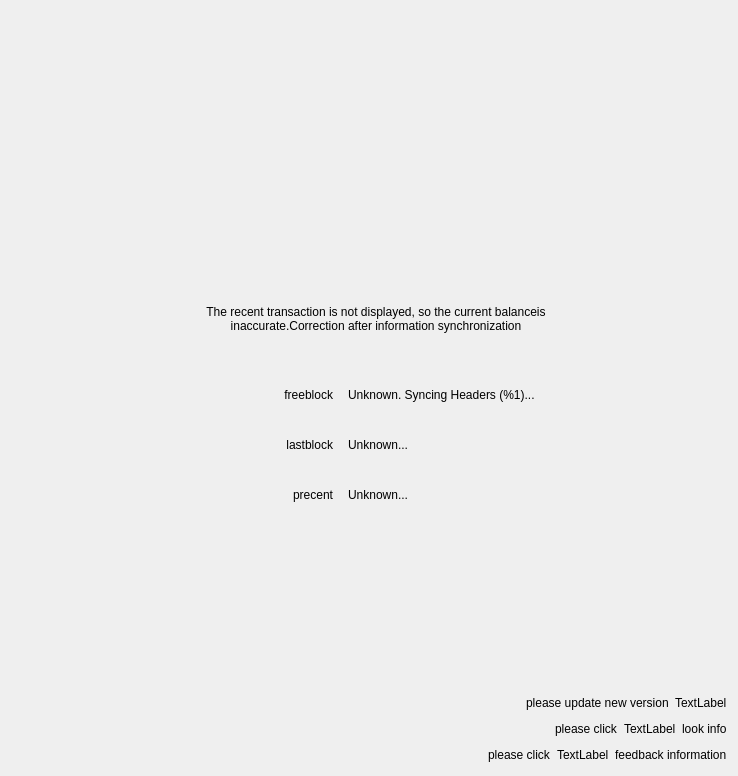
<?xml version="1.0" encoding="UTF-8"?>
<ui version="4.0">
 <class>infowidget</class>
 <widget class="QWidget" name="infowidget">
  <property name="geometry">
   <rect>
    <x>0</x>
    <y>0</y>
    <width>738</width>
    <height>776</height>
   </rect>
  </property>
  <property name="windowTitle">
   <string>Form</string>
  </property>
  <property name="styleSheet">
   <string notr="true">background-color: rgb(255 255, 255);</string>
  </property>
  <layout class="QGridLayout" name="gridLayout_3">
   <item row="0" column="0">
    <layout class="QGridLayout" name="gridLayout_2">
     <item row="0" column="0">
      <spacer name="verticalSpacer_3">
       <property name="orientation">
        <enum>Qt::Vertical</enum>
       </property>
       <property name="sizeHint" stdset="0">
        <size>
         <width>20</width>
         <height>40</height>
        </size>
       </property>
      </spacer>
     </item>
     <item row="1" column="0">
      <widget class="QFrame" name="frame">
       <property name="minimumSize">
        <size>
         <width>0</width>
         <height>350</height>
        </size>
       </property>
       <property name="maximumSize">
        <size>
         <width>16777215</width>
         <height>350</height>
        </size>
       </property>
       <property name="styleSheet">
        <string notr="true">border:none</string>
       </property>
       <property name="frameShape">
        <enum>QFrame::StyledPanel</enum>
       </property>
       <property name="frameShadow">
        <enum>QFrame::Raised</enum>
       </property>
       <layout class="QVBoxLayout" name="verticalLayout_2">
        <item>
         <spacer name="verticalSpacer_2">
          <property name="orientation">
           <enum>Qt::Vertical</enum>
          </property>
          <property name="sizeHint" stdset="0">
           <size>
            <width>20</width>
            <height>40</height>
           </size>
          </property>
         </spacer>
        </item>
        <item>
         <layout class="QHBoxLayout" name="horizontalLayout">
          <item>
           <spacer name="horizontalSpacer">
            <property name="orientation">
             <enum>Qt::Horizontal</enum>
            </property>
            <property name="sizeHint" stdset="0">
             <size>
              <width>195</width>
              <height>20</height>
             </size>
            </property>
           </spacer>
          </item>
          <item>
           <widget class="QLabel" name="warnlabel">
            <property name="minimumSize">
             <size>
              <width>0</width>
              <height>51</height>
             </size>
            </property>
            <property name="maximumSize">
             <size>
              <width>100000</width>
              <height>51</height>
             </size>
            </property>
            <property name="styleSheet">
             <string notr="true"/>
            </property>
            <property name="text">
             <string/>
            </property>
           </widget>
          </item>
          <item>
           <spacer name="horizontalSpacer_2">
            <property name="orientation">
             <enum>Qt::Horizontal</enum>
            </property>
            <property name="sizeHint" stdset="0">
             <size>
              <width>195</width>
              <height>20</height>
             </size>
            </property>
           </spacer>
          </item>
         </layout>
        </item>
        <item>
         <layout class="QHBoxLayout" name="horizontalLayout_2">
          <item>
           <widget class="QLabel" name="label_3">
            <property name="minimumSize">
             <size>
              <width>0</width>
              <height>100</height>
             </size>
            </property>
            <property name="maximumSize">
             <size>
              <width>16777215</width>
              <height>100</height>
             </size>
            </property>
            <property name="text">
             <string/>
            </property>
           </widget>
          </item>
          <item>
           <spacer name="horizontalSpacer_3">
            <property name="orientation">
             <enum>Qt::Horizontal</enum>
            </property>
            <property name="sizeHint" stdset="0">
             <size>
              <width>40</width>
              <height>20</height>
             </size>
            </property>
           </spacer>
          </item>
          <item>
           <widget class="QLabel" name="tiplabel">
            <property name="minimumSize">
             <size>
              <width>438</width>
              <height>120</height>
             </size>
            </property>
            <property name="maximumSize">
             <size>
              <width>438</width>
              <height>100</height>
             </size>
            </property>
            <property name="text">
             <string>The recent transaction is not displayed, so the current balanceis inaccurate.Correction after information synchronization</string>
            </property>
            <property name="alignment">
             <set>Qt::AlignCenter</set>
            </property>
            <property name="wordWrap">
             <bool>true</bool>
            </property>
           </widget>
          </item>
          <item>
           <spacer name="horizontalSpacer_4">
            <property name="orientation">
             <enum>Qt::Horizontal</enum>
            </property>
            <property name="sizeHint" stdset="0">
             <size>
              <width>40</width>
              <height>20</height>
             </size>
            </property>
           </spacer>
          </item>
         </layout>
        </item>
        <item>
         <layout class="QHBoxLayout" name="horizontalLayout_3">
          <item>
           <spacer name="horizontalSpacer_5">
            <property name="orientation">
             <enum>Qt::Horizontal</enum>
            </property>
            <property name="sizeHint" stdset="0">
             <size>
              <width>40</width>
              <height>20</height>
             </size>
            </property>
           </spacer>
          </item>
          <item>
           <layout class="QGridLayout" name="gridLayout">
            <property name="horizontalSpacing">
             <number>15</number>
            </property>
            <property name="verticalSpacing">
             <number>10</number>
            </property>
            <item row="0" column="0">
             <widget class="QLabel" name="freelabel">
              <property name="minimumSize">
               <size>
                <width>130</width>
                <height>40</height>
               </size>
              </property>
              <property name="maximumSize">
               <size>
                <width>130</width>
                <height>40</height>
               </size>
              </property>
              <property name="text">
               <string>freeblock</string>
              </property>
              <property name="alignment">
               <set>Qt::AlignRight|Qt::AlignTrailing|Qt::AlignVCenter</set>
              </property>
             </widget>
            </item>
            <item row="0" column="1">
             <widget class="QLabel" name="BlocksLeft">
              <property name="text">
               <string>Unknown. Syncing Headers (%1)...</string>
              </property>
             </widget>
            </item>
            <item row="1" column="0">
             <widget class="QLabel" name="laselabel">
              <property name="minimumSize">
               <size>
                <width>130</width>
                <height>40</height>
               </size>
              </property>
              <property name="maximumSize">
               <size>
                <width>130</width>
                <height>40</height>
               </size>
              </property>
              <property name="text">
               <string>lastblock</string>
              </property>
              <property name="alignment">
               <set>Qt::AlignRight|Qt::AlignTrailing|Qt::AlignVCenter</set>
              </property>
             </widget>
            </item>
            <item row="1" column="1">
             <widget class="QLabel" name="newestblockdate">
              <property name="text">
               <string>Unknown...</string>
              </property>
             </widget>
            </item>
            <item row="2" column="0">
             <widget class="QLabel" name="percentlabel">
              <property name="minimumSize">
               <size>
                <width>130</width>
                <height>40</height>
               </size>
              </property>
              <property name="maximumSize">
               <size>
                <width>130</width>
                <height>40</height>
               </size>
              </property>
              <property name="text">
               <string>precent</string>
              </property>
              <property name="alignment">
               <set>Qt::AlignRight|Qt::AlignTrailing|Qt::AlignVCenter</set>
              </property>
             </widget>
            </item>
            <item row="2" column="1">
             <widget class="QLabel" name="percent">
              <property name="text">
               <string>Unknown...</string>
              </property>
             </widget>
            </item>
           </layout>
          </item>
          <item>
           <spacer name="horizontalSpacer_6">
            <property name="orientation">
             <enum>Qt::Horizontal</enum>
            </property>
            <property name="sizeHint" stdset="0">
             <size>
              <width>40</width>
              <height>20</height>
             </size>
            </property>
           </spacer>
          </item>
         </layout>
        </item>
       </layout>
      </widget>
     </item>
     <item row="2" column="0">
      <spacer name="verticalSpacer">
       <property name="orientation">
        <enum>Qt::Vertical</enum>
       </property>
       <property name="sizeHint" stdset="0">
        <size>
         <width>20</width>
         <height>40</height>
        </size>
       </property>
      </spacer>
     </item>
     <item row="3" column="0">
      <layout class="QHBoxLayout" name="horizontalLayout_6">
       <item>
        <spacer name="horizontalSpacer_9">
         <property name="orientation">
          <enum>Qt::Horizontal</enum>
         </property>
         <property name="sizeHint" stdset="0">
          <size>
           <width>40</width>
           <height>20</height>
          </size>
         </property>
        </spacer>
       </item>
       <item>
        <widget class="QLabel" name="label_newversion">
         <property name="text">
          <string>please update new version</string>
         </property>
        </widget>
       </item>
       <item>
        <widget class="MyQTHyperLink" name="label_versionhtml">
         <property name="text">
          <string>TextLabel</string>
         </property>
        </widget>
       </item>
      </layout>
     </item>
     <item row="4" column="0">
      <layout class="QHBoxLayout" name="horizontalLayout_5">
       <item>
        <spacer name="horizontalSpacer_8">
         <property name="orientation">
          <enum>Qt::Horizontal</enum>
         </property>
         <property name="sizeHint" stdset="0">
          <size>
           <width>40</width>
           <height>20</height>
          </size>
         </property>
        </spacer>
       </item>
       <item>
        <widget class="QLabel" name="label_2">
         <property name="text">
          <string>please click</string>
         </property>
        </widget>
       </item>
       <item>
        <widget class="MyQTHyperLink" name="infolabel">
         <property name="text">
          <string>TextLabel</string>
         </property>
        </widget>
       </item>
       <item>
        <widget class="QLabel" name="label_6">
         <property name="text">
          <string>look info</string>
         </property>
        </widget>
       </item>
      </layout>
     </item>
     <item row="5" column="0">
      <layout class="QHBoxLayout" name="horizontalLayout_4">
       <item>
        <spacer name="horizontalSpacer_7">
         <property name="orientation">
          <enum>Qt::Horizontal</enum>
         </property>
         <property name="sizeHint" stdset="0">
          <size>
           <width>40</width>
           <height>20</height>
          </size>
         </property>
        </spacer>
       </item>
       <item>
        <widget class="QLabel" name="label">
         <property name="text">
          <string>please click</string>
         </property>
        </widget>
       </item>
       <item>
        <widget class="MyQTHyperLink" name="clickinfo">
         <property name="text">
          <string>TextLabel</string>
         </property>
        </widget>
       </item>
       <item>
        <widget class="QLabel" name="label_4">
         <property name="text">
          <string>feedback information</string>
         </property>
        </widget>
       </item>
      </layout>
     </item>
    </layout>
   </item>
  </layout>
 </widget>
 <customwidgets>
  <customwidget>
   <class>MyQTHyperLink</class>
   <extends>QLabel</extends>
   <header>../qthyperlink.h</header>
   <container>1</container>
  </customwidget>
 </customwidgets>
 <resources/>
 <connections/>
</ui>
